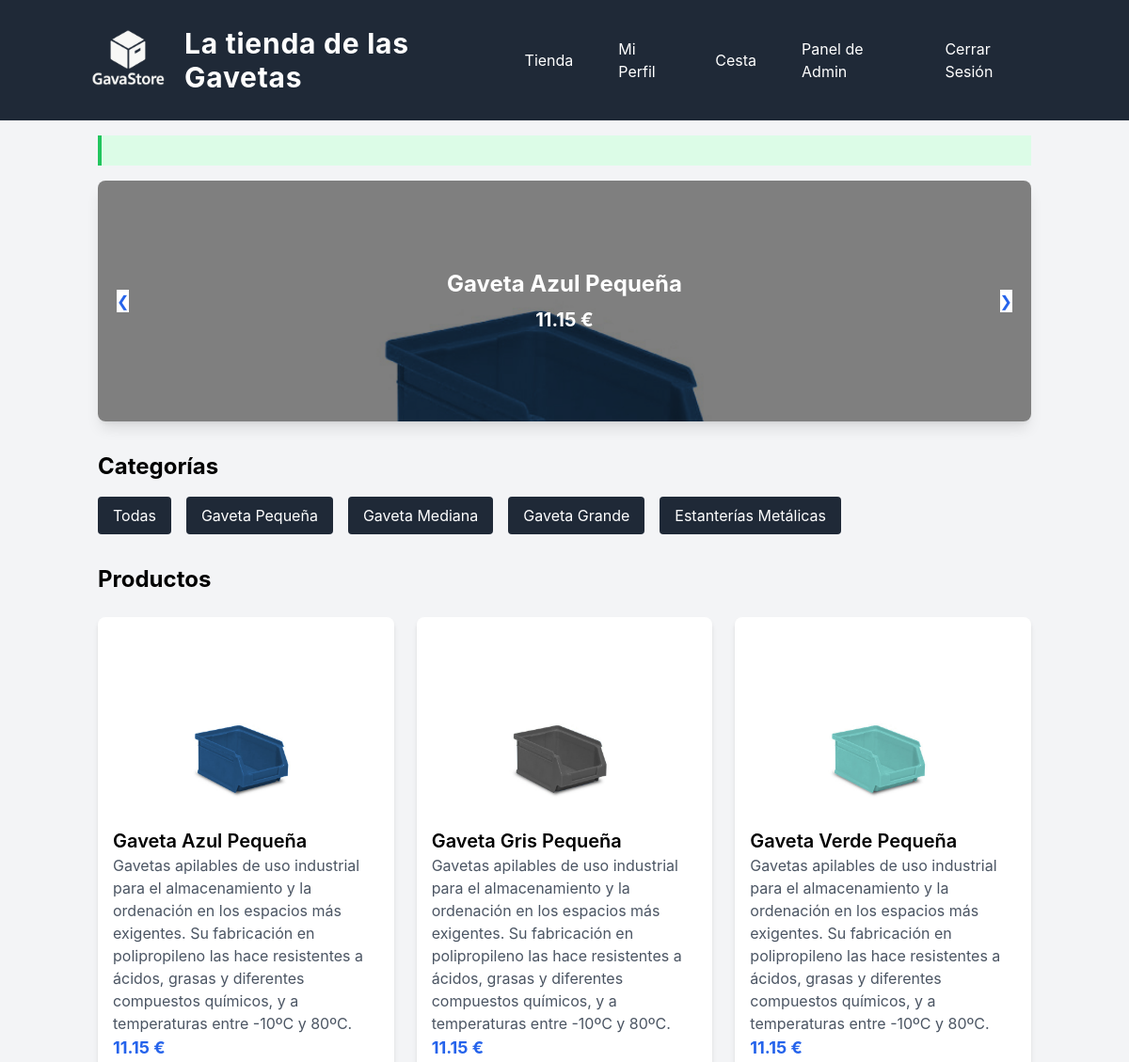
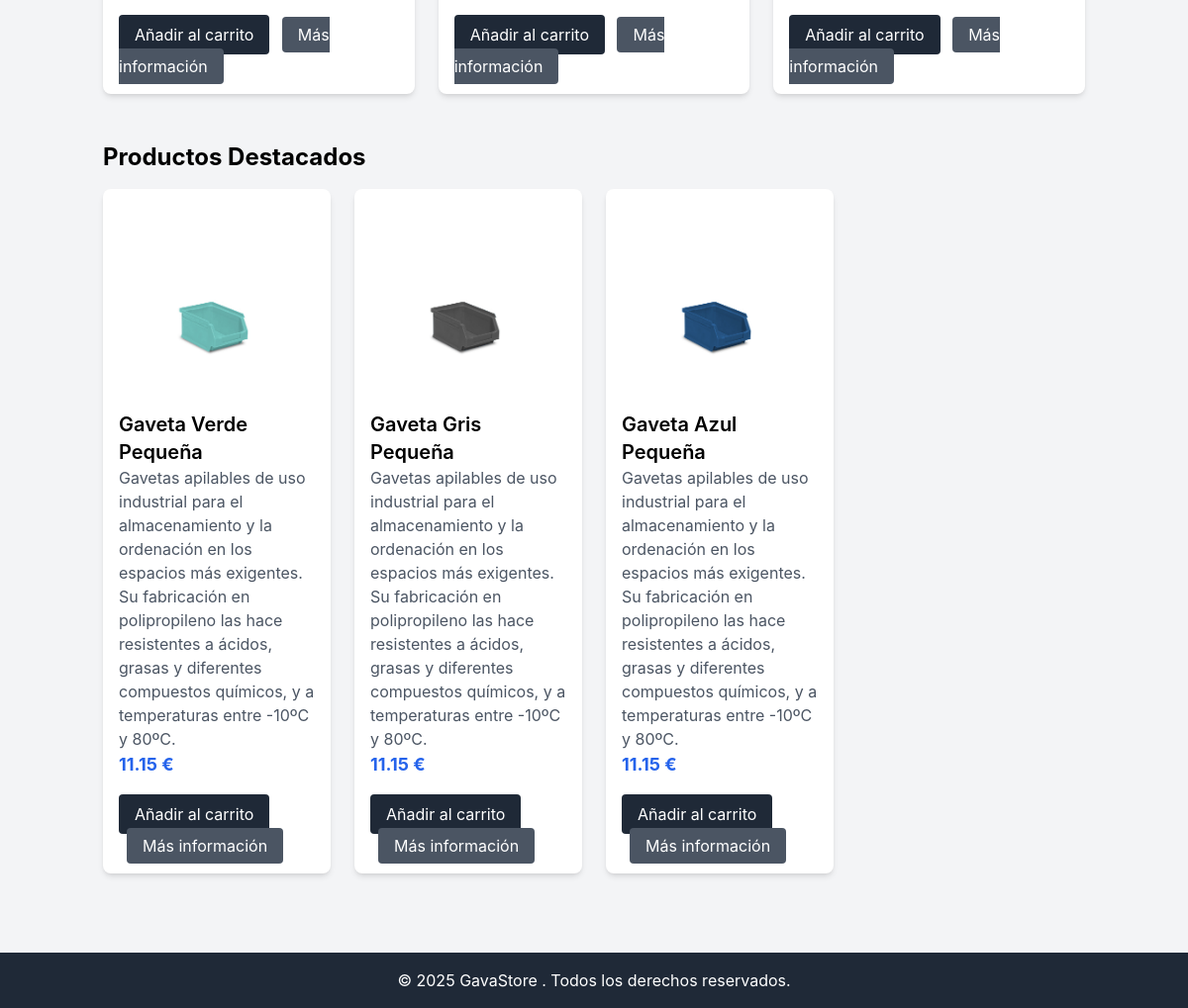
The page /index.php (signed in) on the database its author committed (2 pictures, top to bottom).
### tables this page shows
CREATE TABLE `productos` (
  `referencia` varchar(20) NOT NULL,
  `nombre` varchar(100) NOT NULL,
  `precio` decimal(10,2) NOT NULL,
  `imagen` varchar(255) DEFAULT NULL,
  `descripcion` text DEFAULT NULL,
  `categoria_id` int(11) NOT NULL
);

CREATE TABLE `categorias` (
  `id` int(11) NOT NULL,
  `nombre` varchar(50) NOT NULL
);

### index.php (the view, shortened to what this page needs)
<?php
$db = new Database();
$conn = $db->getConnection();
$stmt = $conn->query("SELECT * FROM categorias");
$categorias = $stmt->fetchAll(PDO::FETCH_ASSOC);
$selectedCategoria = isset($_GET['categoria']) ? $_GET['categoria'] : '';
if ($selectedCategoria) {
    $stmt = $conn->prepare("SELECT p.*, c.nombre AS categoria FROM productos p JOIN categorias c ON p.categoria_id = c.id WHERE c.id = ?");
    $stmt->execute([$selectedCategoria]);
} else {
    $stmt = $conn->query("SELECT p.*, c.nombre AS categoria FROM productos p JOIN categorias c ON p.categoria_id = c.id");
}
$productos = $stmt->fetchAll(PDO::FETCH_ASSOC);
$stmt = $conn->query("SELECT p.*, c.nombre AS categoria FROM productos p JOIN categorias c ON p.categoria_id = c.id WHERE imagen IS NOT NULL LIMIT 3");
$carouselProductos = $stmt->fetchAll(PDO::FETCH_ASSOC);
$stmt = $conn->query("SELECT p.*, c.nombre AS categoria FROM productos p JOIN categorias c ON p.categoria_id = c.id ORDER BY RAND() LIMIT 4");
$randomProductos = $stmt->fetchAll(PDO::FETCH_ASSOC);
$mensaje = '';
?>
<!DOCTYPE html>
<html lang="es">
<head>
    <script src="https://cdn.tailwindcss.com"></script>
    <link rel="stylesheet" href="styles.css">
</head>
<body class="bg-gray-100">
<header class="bg-gray-800 text-white p-4">
    <div class="container mx-auto flex justify-between items-center">
        <a href="index.php" class="flex items-center gap-3">
            <img src="logo.png" alt="GavaStore" class="h-24 w-auto">
            <span class="text-3xl font-bold tracking-wide hidden md:inline">La tienda de las Gavetas</span>
        </a>
        <nav id="main-menu" class="flex flex-col md:flex-row md:items-center absolute md:static top-20 left-0 w-full md:w-auto bg-gray-800 md:bg-transparent z-50 md:z-auto hidden md:flex">
            <a href="index.php" class="block px-4 py-2 md:py-0 md:mr-4 hover:bg-gray-700 rounded">Tienda</a>
            <a href="profile.php" class="block px-4 py-2 md:py-0 md:mr-4 hover:bg-gray-700 rounded">Mi Perfil</a>
            <a href="cart.php" class="block px-4 py-2 md:py-0 md:mr-4 hover:bg-gray-700 rounded">
                Cesta
            </a>
            <?php if (isset($_SESSION['rol']) && $_SESSION['rol'] === 'admin'): ?>
                <a href="admin.php" class="block px-4 py-2 md:py-0 md:mr-4 hover:bg-gray-700 rounded">Panel de Admin</a>
            <?php endif; ?>
            <a href="logout.php" class="block px-4 py-2 md:py-0 hover:bg-gray-700 rounded">Cerrar Sesión</a>
        </nav>
    </div>
</header>
    <main class="container mx-auto p-4">
        <?php if (isset($mensaje)): ?>
            <div class="bg-green-100 border-l-4 border-green-500 text-green-700 p-4 mb-4">
            </div>
        <?php endif; ?>
        <div class="relative w-full h-64 mb-8 overflow-hidden rounded-lg shadow-lg">
            <div class="carousel w-full h-full">
                <?php foreach ($carouselProductos as $index => $producto): ?>
                    <div id="slide<?php echo $index + 1; ?>" class="carousel-item relative w-full h-full">
                        <img src="<?php echo htmlspecialchars($producto['imagen']); ?>" class="w-full h-full object-cover" alt="<?php echo htmlspecialchars($producto['nombre']); ?>">
                        <div class="absolute inset-0 flex items-center justify-center bg-black bg-opacity-50">
                            <div class="text-center text-white">
                                <h2 class="text-2xl font-bold"><?php echo htmlspecialchars($producto['nombre']); ?></h2>
                                <p class="text-xl font-bold mt-2"><?php echo number_format($producto['precio'], 2); ?> €</p>
                            </div>
                        </div>
                        <div class="absolute flex justify-between transform -translate-y-1/2 left-5 right-5 top-1/2">
                            <a href="#slide<?php echo $index == 0 ? count($carouselProductos) : $index; ?>" class="btn btn-circle bg-white text-blue-600">❮</a>
                            <a href="#slide<?php echo $index == count($carouselProductos) - 1 ? 1 : $index + 2; ?>" class="btn btn-circle bg-white text-blue-600">❯</a>
                        </div>
                    </div>
                <?php endforeach; ?>
            </div>
        </div>
<div class="mb-8">
    <h2 class="text-2xl font-bold mb-4">Categorías</h2>
    <div class="flex flex-wrap gap-4">
        <a href="index.php" class="px-4 py-2 bg-gray-800 text-white rounded hover:bg-gray-400 <?php echo !$selectedCategoria ? 'bg-gray-400' : ''; ?>">Todas</a>
        <?php foreach ($categorias as $categoria): ?>
            <a href="index.php?categoria=<?php echo urlencode($categoria['id']); ?>" class="px-4 py-2 bg-gray-800 text-white rounded hover:bg-gray-400 <?php echo $selectedCategoria == $categoria['id'] ? 'bg-gray-400' : ''; ?>">
                <?php echo htmlspecialchars($categoria['nombre']); ?>
            </a>
        <?php endforeach; ?>
    </div>
</div>
<h2 class="text-2xl font-bold mb-6">Productos <?php echo $selectedCategoria ? 'en ' . htmlspecialchars($conn->query("SELECT nombre FROM categorias WHERE id = " . $selectedCategoria)->fetchColumn()) : ''; ?></h2>
<div class="grid grid-cols-1 sm:grid-cols-2 md:grid-cols-3 gap-6">
    <?php foreach ($productos as $producto): ?>
        <div class="bg-white p-4 rounded-lg shadow-md">
            <?php if ($producto['imagen']): ?>
                <img src="<?php echo htmlspecialchars($producto['imagen']); ?>" alt="<?php echo htmlspecialchars($producto['nombre']); ?>" class="w-full h-48 object-cover mb-4 rounded">
            <?php endif; ?>
            <h3 class="text-xl font-semibold"><?php echo htmlspecialchars($producto['nombre']); ?></h3>
            <p class="text-gray-600"><?php echo htmlspecialchars($producto['descripcion'] ?? 'Sin descripción'); ?></p>
            <p class="text-lg font-bold text-blue-600"><?php echo number_format($producto['precio'], 2); ?> €</p>
            <div class="mt-4 space-x-2">
                <form method="POST" class="inline">
                    <button type="submit" name="add_to_cart" class="bg-gray-800 text-white px-4 py-2 rounded hover:bg-gray-400">Añadir al carrito</button>
                </form>
                <a href="product.php?ref=<?php echo urlencode($producto['referencia']); ?>" class="bg-gray-600 text-white px-4 py-2 rounded hover:bg-gray-300">Más información</a>
            </div>
        </div>
    <?php endforeach; ?>
</div>
<div class="mb-8 mt-12">
    <h2 class="text-2xl font-bold mb-4">Productos Destacados</h2>
    <div class="grid grid-cols-1 sm:grid-cols-2 md:grid-cols-4 gap-6">
        <?php foreach ($randomProductos as $producto): ?>
            <div class="bg-white p-4 rounded-lg shadow-md">
                <?php if ($producto['imagen']): ?>
                    <img src="<?php echo htmlspecialchars($producto['imagen']); ?>" alt="<?php echo htmlspecialchars($producto['nombre']); ?>" class="w-full h-48 object-cover mb-4 rounded">
                <?php endif; ?>
                <h3 class="text-xl font-semibold"><?php echo htmlspecialchars($producto['nombre']); ?></h3>
                <p class="text-gray-600"><?php echo htmlspecialchars($producto['descripcion'] ?? 'Sin descripción'); ?></p>
                <p class="text-lg font-bold text-blue-600"><?php echo number_format($producto['precio'], 2); ?> €</p>
                <div class="mt-4 space-x-2">
                    <form method="POST" class="inline">
                        <button type="submit" name="add_to_cart" class="bg-gray-800 text-white px-4 py-2 rounded hover:bg-gray-400">Añadir al carrito</button>
                    </form>
                    <a href="product.php?ref=<?php echo urlencode($producto['referencia']); ?>" class="bg-gray-600 text-white px-4 py-2 rounded hover:bg-gray-300">Más información</a>
                </div>
            </div>
        <?php endforeach; ?>
    </div>
</div>
    </main>
    <footer class="bg-gray-800 text-white text-center p-4 mt-8">
        &copy; <?php echo date('Y'); ?> GavaStore . Todos los derechos reservados.
    </footer>
</body>
</html>

### styles.css (style rules this page uses)
body { font-family: 'Inter', sans-serif; }
.container { max-width: 1200px; }

### rows shown on the page
productos: imagen (picture), nombre "Gaveta Azul Pequeña", precio "11.15", descripcion "Gavetas apilables de uso industrial para el almacenamiento y la ordenación en los espacios más exigentes. Su fabricación en polipropileno las hace resistentes a ácidos, grasas y diferentes compuestos químicos, y a temperaturas entre -10ºC y 80ºC."
categorias: nombre "Gaveta Pequeña"
categorias: nombre "Gaveta Mediana"
categorias: nombre "Gaveta Grande"
categorias: nombre "Estanterías Metálicas"
productos: imagen (picture), nombre "Gaveta Gris Pequeña", descripcion "Gavetas apilables de uso industrial para el almacenamiento y la ordenación en los espacios más exigentes. Su fabricación en polipropileno las hace resistentes a ácidos, grasas y diferentes compuestos químicos, y a temperaturas entre -10ºC y 80ºC.", precio "11.15"
productos: imagen (picture), nombre "Gaveta Verde Pequeña", descripcion "Gavetas apilables de uso industrial para el almacenamiento y la ordenación en los espacios más exigentes. Su fabricación en polipropileno las hace resistentes a ácidos, grasas y diferentes compuestos químicos, y a temperaturas entre -10ºC y 80ºC.", precio "11.15"
